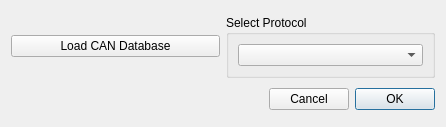
<?xml version="1.0" encoding="UTF-8"?>
<ui version="4.0">
 <class>DialogSelectCanDatabase</class>
 <widget class="QDialog" name="DialogSelectCanDatabase">
  <property name="geometry">
   <rect>
    <x>0</x>
    <y>0</y>
    <width>446</width>
    <height>127</height>
   </rect>
  </property>
  <property name="windowTitle">
   <string>Connect</string>
  </property>
  <layout class="QGridLayout" name="gridLayout_2">
   <item row="1" column="0">
    <widget class="QPushButton" name="loadDatabaseButton">
     <property name="text">
      <string>Load CAN Database</string>
     </property>
    </widget>
   </item>
   <item row="3" column="0" colspan="2">
    <layout class="QHBoxLayout" name="horizontalLayout">
     <item>
      <spacer name="horizontalSpacer">
       <property name="orientation">
        <enum>Qt::Horizontal</enum>
       </property>
       <property name="sizeHint" stdset="0">
        <size>
         <width>96</width>
         <height>20</height>
        </size>
       </property>
      </spacer>
     </item>
     <item>
      <widget class="QPushButton" name="cancelButton">
       <property name="text">
        <string>Cancel</string>
       </property>
       <property name="autoDefault">
        <bool>false</bool>
       </property>
      </widget>
     </item>
     <item>
      <widget class="QPushButton" name="okButton">
       <property name="text">
        <string>OK</string>
       </property>
       <property name="autoDefault">
        <bool>false</bool>
       </property>
       <property name="default">
        <bool>true</bool>
       </property>
      </widget>
     </item>
    </layout>
   </item>
   <item row="1" column="1">
    <widget class="QGroupBox" name="selectProtocolBox">
     <property name="title">
      <string>Select Protocol</string>
     </property>
     <layout class="QHBoxLayout" name="horizontalLayout_2">
      <item>
       <widget class="QComboBox" name="protocolListBox"/>
      </item>
     </layout>
    </widget>
   </item>
  </layout>
 </widget>
 <resources/>
 <connections/>
</ui>
